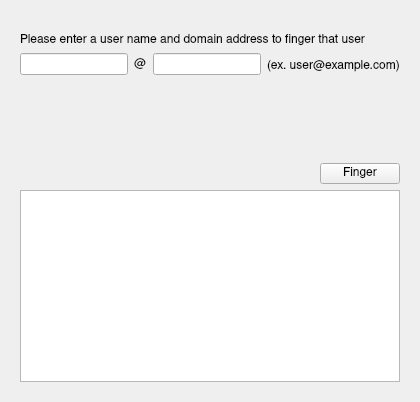
      <widget class="QWidget" name="tab_finger">
       <attribute name="title">
        <string>Finger</string>
       </attribute>
       <layout class="QVBoxLayout" name="verticalLayout_13">
        <property name="leftMargin">
         <number>20</number>
        </property>
        <property name="topMargin">
         <number>34</number>
        </property>
        <property name="rightMargin">
         <number>20</number>
        </property>
        <property name="bottomMargin">
         <number>20</number>
        </property>
        <item>
         <widget class="QWidget" name="widget_6" native="true">
          <property name="minimumSize">
           <size>
            <width>0</width>
            <height>150</height>
           </size>
          </property>
          <property name="maximumSize">
           <size>
            <width>16777215</width>
            <height>155</height>
           </size>
          </property>
          <layout class="QVBoxLayout" name="verticalLayout_12">
           <property name="leftMargin">
            <number>0</number>
           </property>
           <property name="topMargin">
            <number>0</number>
           </property>
           <property name="rightMargin">
            <number>0</number>
           </property>
           <property name="bottomMargin">
            <number>0</number>
           </property>
           <item>
            <widget class="QLabel" name="finger_please_label">
             <property name="font">
              <font>
               <family>Nimbus Sans</family>
              </font>
             </property>
             <property name="text">
              <string>Please enter a user name and domain address to finger that user</string>
             </property>
            </widget>
           </item>
           <item>
            <layout class="QHBoxLayout" name="horizontalLayout_7">
             <item>
              <widget class="QLineEdit" name="finger_username_lineedit">
               <property name="font">
                <font>
                 <family>Nimbus Sans</family>
                </font>
               </property>
              </widget>
             </item>
             <item>
              <widget class="QLabel" name="finger_at_label">
               <property name="font">
                <font>
                 <family>Nimbus Sans</family>
                </font>
               </property>
               <property name="text">
                <string>@</string>
               </property>
              </widget>
             </item>
             <item>
              <widget class="QLineEdit" name="finger_domain_lineedit">
               <property name="font">
                <font>
                 <family>Nimbus Sans</family>
                </font>
               </property>
              </widget>
             </item>
             <item>
              <widget class="QLabel" name="finger_example_label_1">
               <property name="font">
                <font>
                 <family>Nimbus Sans</family>
                </font>
               </property>
               <property name="text">
                <string>&lt;html&gt;&lt;head/&gt;&lt;body&gt;&lt;p&gt;&lt;span style=&quot; font-size:14pt; vertical-align:sub;&quot;&gt;(ex. user@example.com)&lt;/span&gt;&lt;/p&gt;&lt;/body&gt;&lt;/html&gt;</string>
               </property>
              </widget>
             </item>
            </layout>
           </item>
           <item>
            <spacer name="finger_spacer_1">
             <property name="orientation">
              <enum>Qt::Vertical</enum>
             </property>
             <property name="sizeHint" stdset="0">
              <size>
               <width>20</width>
               <height>40</height>
              </size>
             </property>
            </spacer>
           </item>
           <item alignment="Qt::AlignRight|Qt::AlignVCenter">
            <widget class="QPushButton" name="finger_button">
             <property name="sizePolicy">
              <sizepolicy hsizetype="Fixed" vsizetype="Fixed">
               <horstretch>0</horstretch>
               <verstretch>0</verstretch>
              </sizepolicy>
             </property>
             <property name="font">
              <font>
               <family>Nimbus Sans</family>
              </font>
             </property>
             <property name="text">
              <string>Finger</string>
             </property>
            </widget>
           </item>
          </layout>
         </widget>
        </item>
        <item>
         <widget class="QTextBrowser" name="finger_text_browser">
          <property name="font">
           <font>
            <family>Nimbus Mono PS</family>
           </font>
          </property>
          <property name="lineWrapMode">
           <enum>QTextEdit::NoWrap</enum>
          </property>
         </widget>
        </item>
       </layout>
      </widget>
